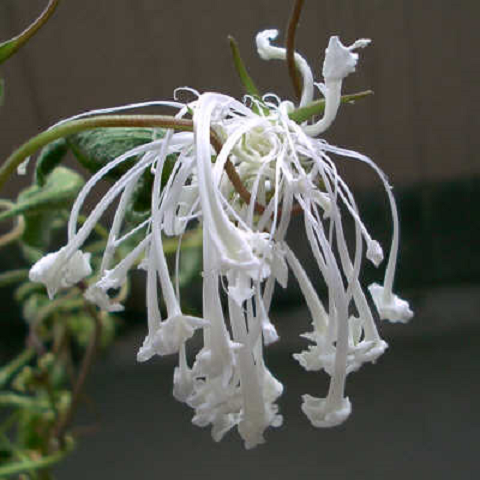
%> input picture img/kadai01/asagao.png, 480 x 480 px
$ octave kadai1.m   (GNU Octave 9; MATLAB toolbox functions it lacks are replaced by stand-ins)
%> lines starting %> are read from the running program, lines starting %| are printed output that depends on the picture
% 課題1　標本化間隔と空間解像度
% 画像をダウンサンプリングして(標本化間隔を大きくして)表示せよ．

clear;      % 変数のクリア
close all;  % 図表のクリア

org_img = imread('asagao.png'); % 原画像の読み込み
%> org_img is the input picture: size 480x480x3 uint8; mean R, G, B 89.3, 91, 82.3
subplot(231);
image(org_img);                 % 原画像の表示
axis image;                     % 正方形比率に
xlabel('Original Image');

for i = 2:6
    ratio = 2^(i-1);        % ダウンサンプリング比率
    % 1/ratio 倍に縮小後，ratio倍に拡大することで
    % 1/ratio 倍のダウンサンプリング操作を行える
    res_img = imresize(imresize(org_img, 1/ratio), ratio, 'box');
    subplot(2, 3, i);
    image(res_img);         % ダウンサンプリング画像の表示
    axis image;             % 正方形比率に
    xlabel(['1/', num2str(ratio), ' Sampling']);

    imwrite(res_img, ['asagao_', num2str(i), '.png']);  % 画像の保存
end
%> this loop made 5 passes
%> pass 2, `res_img = imresize(imresize(org_img, 1/ratio), ratio, 'box');`:
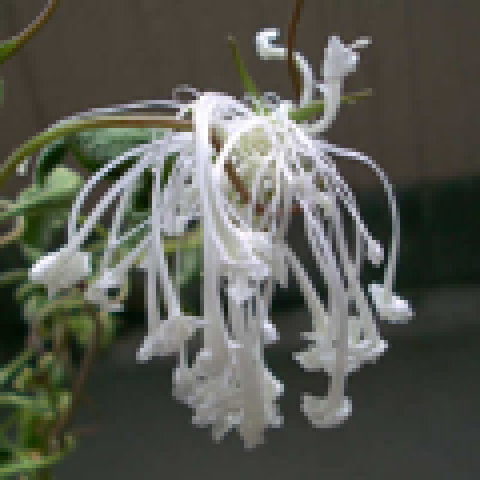
%> res_img: size 480x480x3 uint8; mean R, G, B 89.3, 91, 82.3; mean of the top-left, top-right, bottom-left and bottom-right quarters 98, 89.4, 82.6, 80
%> pass 3, `res_img = imresize(imresize(org_img, 1/ratio), ratio, 'box');`:
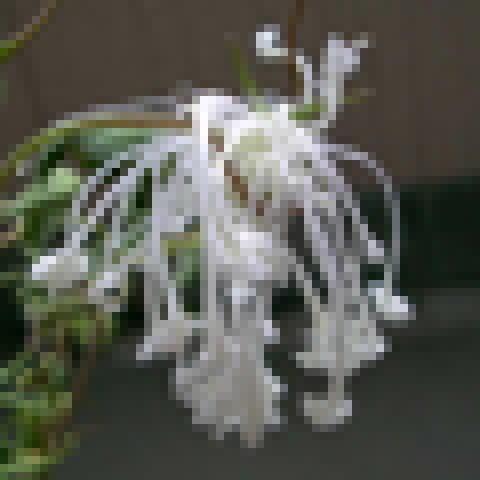
%> res_img: size 480x480x3 uint8; mean R, G, B 89.3, 91, 82.3; mean of the top-left, top-right, bottom-left and bottom-right quarters 98, 89.4, 82.6, 79.9
%> after the loop:
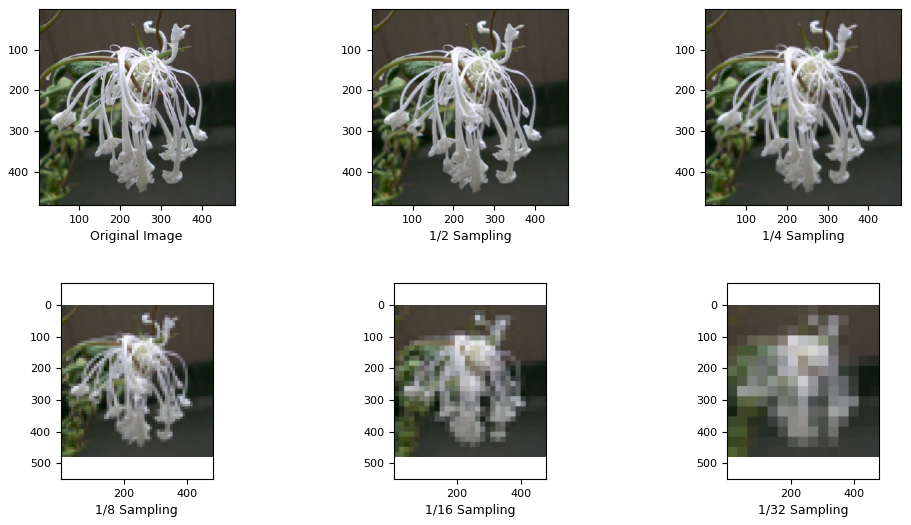
%> figure redrawn from the program's plot data, 6 panels

return;

$ run again, with img/kadai01/compare.png copied over img/kadai01/asagao.png
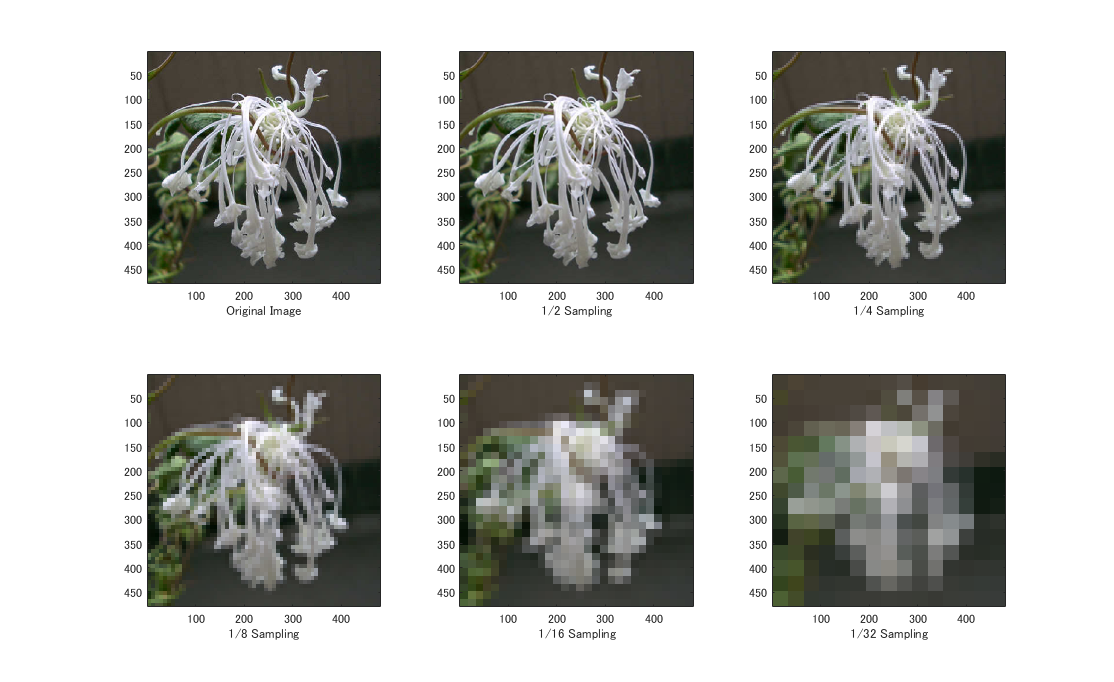
%> input picture img/kadai01/compare.png, 1114 x 682 px
%> org_img is the input picture: size 682x1114x3 uint8; mean R, G, B 181.8, 182.6, 178.9
%> the loop `for i = 2:6` made 5 passes
%> pass 2, `res_img = imresize(imresize(org_img, 1/ratio), ratio, 'box');`:
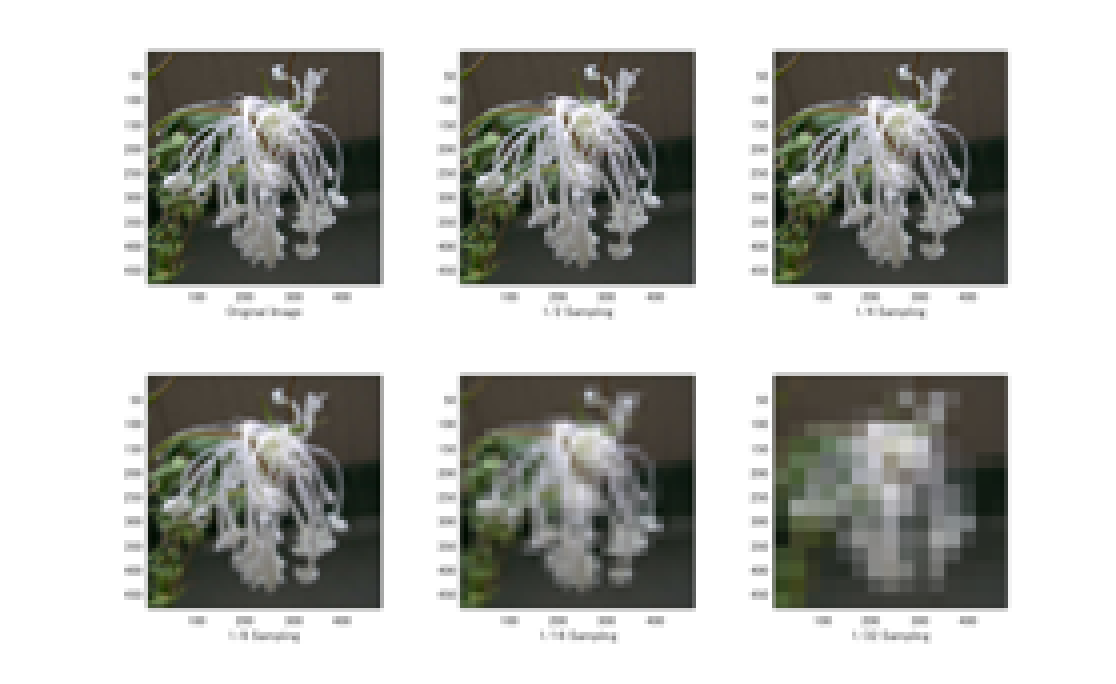
%> res_img: size 684x1116x3 uint8; mean R, G, B 181.6, 182.4, 178.7
%> pass 3, `res_img = imresize(imresize(org_img, 1/ratio), ratio, 'box');`:
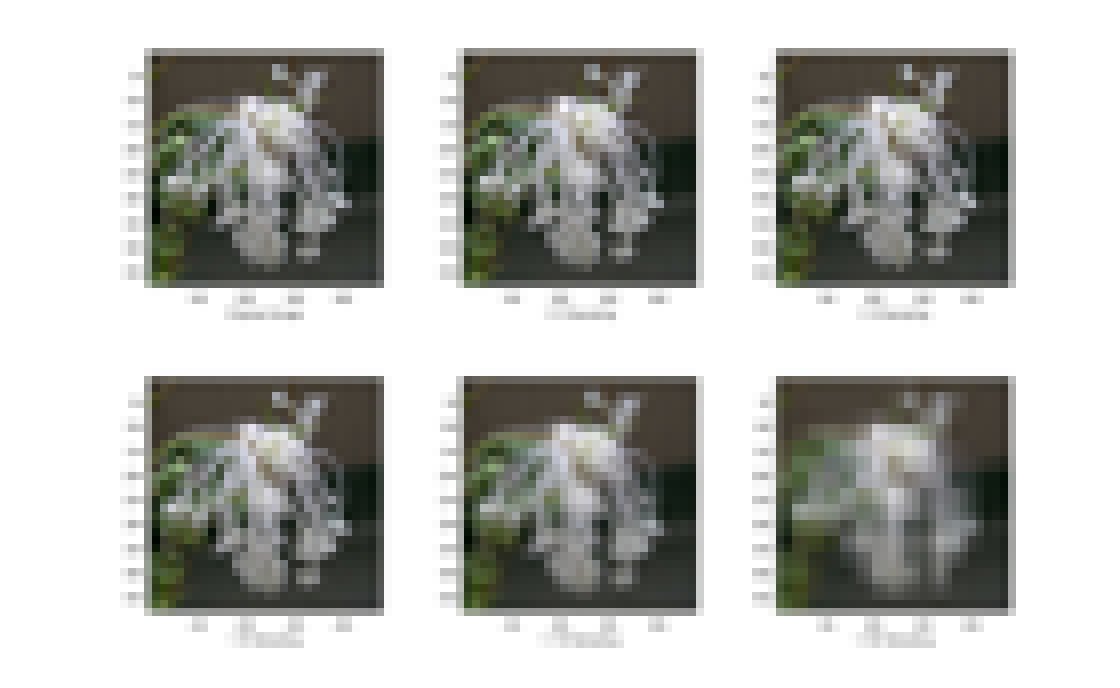
%> res_img: size 688x1120x3 uint8; mean R, G, B 181.6, 182.3, 178.6
